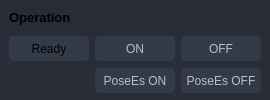
                    <widget class="QFrame" name="frame_div_Save">
                     <property name="minimumSize">
                      <size>
                       <width>0</width>
                       <height>100</height>
                      </size>
                     </property>
                     <property name="maximumSize">
                      <size>
                       <width>400</width>
                       <height>200</height>
                      </size>
                     </property>
                     <property name="styleSheet">
                      <string notr="true">background-color: rgb(41, 45, 56);
border-radius: 5px;
</string>
                     </property>
                     <property name="frameShape">
                      <enum>QFrame::NoFrame</enum>
                     </property>
                     <property name="frameShadow">
                      <enum>QFrame::Raised</enum>
                     </property>
                     <layout class="QVBoxLayout" name="verticalLayout_7">
                      <property name="spacing">
                       <number>0</number>
                      </property>
                      <property name="leftMargin">
                       <number>0</number>
                      </property>
                      <property name="topMargin">
                       <number>0</number>
                      </property>
                      <property name="rightMargin">
                       <number>0</number>
                      </property>
                      <property name="bottomMargin">
                       <number>0</number>
                      </property>
                      <item>
                       <widget class="QFrame" name="frame_title_filepath">
                        <property name="maximumSize">
                         <size>
                          <width>16777215</width>
                          <height>35</height>
                         </size>
                        </property>
                        <property name="styleSheet">
                         <string notr="true">background-color: rgb(39, 44, 54);</string>
                        </property>
                        <property name="frameShape">
                         <enum>QFrame::StyledPanel</enum>
                        </property>
                        <property name="frameShadow">
                         <enum>QFrame::Raised</enum>
                        </property>
                        <layout class="QVBoxLayout" name="verticalLayout_8">
                         <item>
                          <widget class="QLabel" name="label_title_Stimulation">
                           <property name="font">
                            <font>
                             <family>Segoe UI</family>
                             <pointsize>10</pointsize>
                             <weight>75</weight>
                             <bold>true</bold>
                            </font>
                           </property>
                           <property name="styleSheet">
                            <string notr="true"/>
                           </property>
                           <property name="text">
                            <string>Operation</string>
                           </property>
                          </widget>
                         </item>
                        </layout>
                       </widget>
                      </item>
                      <item>
                       <widget class="QFrame" name="frame_content_filepath">
                        <property name="frameShape">
                         <enum>QFrame::NoFrame</enum>
                        </property>
                        <property name="frameShadow">
                         <enum>QFrame::Raised</enum>
                        </property>
                        <layout class="QHBoxLayout" name="horizontalLayout_9">
                         <property name="spacing">
                          <number>6</number>
                         </property>
                         <property name="topMargin">
                          <number>0</number>
                         </property>
                         <property name="bottomMargin">
                          <number>6</number>
                         </property>
                         <item>
                          <layout class="QGridLayout" name="gridLayout">
                           <item row="0" column="0">
                            <widget class="QPushButton" name="pushButton_Ready">
                             <property name="minimumSize">
                              <size>
                               <width>80</width>
                               <height>25</height>
                              </size>
                             </property>
                             <property name="font">
                              <font>
                               <family>Segoe UI</family>
                              </font>
                             </property>
                             <property name="styleSheet">
                              <string notr="true">QPushButton {
	border: 2px solid rgb(52, 59, 72);
	border-radius: 5px;	
	background-color: rgb(52, 59, 72);
}
QPushButton:hover {
	background-color: rgb(57, 65, 80);
	border: 2px solid rgb(61, 70, 86);
}
QPushButton:pressed {	
	background-color: rgb(35, 40, 49);
	border: 2px solid rgb(43, 50, 61);
}</string>
                             </property>
                             <property name="text">
                              <string>Ready</string>
                             </property>
                             <property name="shortcut">
                              <string>1</string>
                             </property>
                            </widget>
                           </item>
                           <item row="1" column="1">
                            <widget class="QPushButton" name="pushButton">
                             <property name="enabled">
                              <bool>false</bool>
                             </property>
                             <property name="minimumSize">
                              <size>
                               <width>0</width>
                               <height>25</height>
                              </size>
                             </property>
                             <property name="font">
                              <font>
                               <family>Segoe UI</family>
                              </font>
                             </property>
                             <property name="styleSheet">
                              <string notr="true">QPushButton {
	border: 2px solid rgb(52, 59, 72);
	border-radius: 5px;	
	background-color: rgb(52, 59, 72);
}
QPushButton:hover {
	background-color: rgb(57, 65, 80);
	border: 2px solid rgb(61, 70, 86);
}
QPushButton:pressed {	
	background-color: rgb(35, 40, 49);
	border: 2px solid rgb(43, 50, 61);
}</string>
                             </property>
                             <property name="text">
                              <string>PoseEs ON</string>
                             </property>
                            </widget>
                           </item>
                           <item row="0" column="1">
                            <widget class="QPushButton" name="pushButton_TrackON">
                             <property name="enabled">
                              <bool>false</bool>
                             </property>
                             <property name="minimumSize">
                              <size>
                               <width>80</width>
                               <height>25</height>
                              </size>
                             </property>
                             <property name="font">
                              <font>
                               <family>Segoe UI</family>
                               <pointsize>9</pointsize>
                              </font>
                             </property>
                             <property name="styleSheet">
                              <string notr="true">QPushButton {
	border: 2px solid rgb(52, 59, 72);
	border-radius: 5px;	
	background-color: rgb(52, 59, 72);
}
QPushButton:hover {
	background-color: rgb(57, 65, 80);
	border: 2px solid rgb(61, 70, 86);
}
QPushButton:pressed {	
	background-color: rgb(35, 40, 49);
	border: 2px solid rgb(43, 50, 61);
}</string>
                             </property>
                             <property name="text">
                              <string>ON</string>
                             </property>
                             <property name="icon">
                              <iconset>
                               <normaloff>:/16x16/icons/16x16/cil-media-play.png</normaloff>:/16x16/icons/16x16/cil-media-play.png</iconset>
                             </property>
                             <property name="shortcut">
                              <string>2</string>
                             </property>
                             <property name="checkable">
                              <bool>false</bool>
                             </property>
                             <property name="checked">
                              <bool>false</bool>
                             </property>
                            </widget>
                           </item>
                           <item row="0" column="2">
                            <widget class="QPushButton" name="pushButton_TrackOFF">
                             <property name="enabled">
                              <bool>false</bool>
                             </property>
                             <property name="minimumSize">
                              <size>
                               <width>80</width>
                               <height>25</height>
                              </size>
                             </property>
                             <property name="font">
                              <font>
                               <family>Segoe UI</family>
                              </font>
                             </property>
                             <property name="styleSheet">
                              <string notr="true">QPushButton {
	border: 2px solid rgb(52, 59, 72);
	border-radius: 5px;	
	background-color: rgb(52, 59, 72);
}
QPushButton:hover {
	background-color: rgb(57, 65, 80);
	border: 2px solid rgb(61, 70, 86);
}
QPushButton:pressed {	
	background-color: rgb(35, 40, 49);
	border: 2px solid rgb(43, 50, 61);
}</string>
                             </property>
                             <property name="text">
                              <string>OFF</string>
                             </property>
                             <property name="shortcut">
                              <string>3</string>
                             </property>
                            </widget>
                           </item>
                           <item row="1" column="2">
                            <widget class="QPushButton" name="pushButton_2">
                             <property name="enabled">
                              <bool>false</bool>
                             </property>
                             <property name="minimumSize">
                              <size>
                               <width>0</width>
                               <height>25</height>
                              </size>
                             </property>
                             <property name="font">
                              <font>
                               <family>Segoe UI</family>
                              </font>
                             </property>
                             <property name="styleSheet">
                              <string notr="true">QPushButton {
	border: 2px solid rgb(52, 59, 72);
	border-radius: 5px;	
	background-color: rgb(52, 59, 72);
}
QPushButton:hover {
	background-color: rgb(57, 65, 80);
	border: 2px solid rgb(61, 70, 86);
}
QPushButton:pressed {	
	background-color: rgb(35, 40, 49);
	border: 2px solid rgb(43, 50, 61);
}</string>
                             </property>
                             <property name="text">
                              <string>PoseEs OFF</string>
                             </property>
                            </widget>
                           </item>
                          </layout>
                         </item>
                        </layout>
                       </widget>
                      </item>
                     </layout>
                    </widget>
